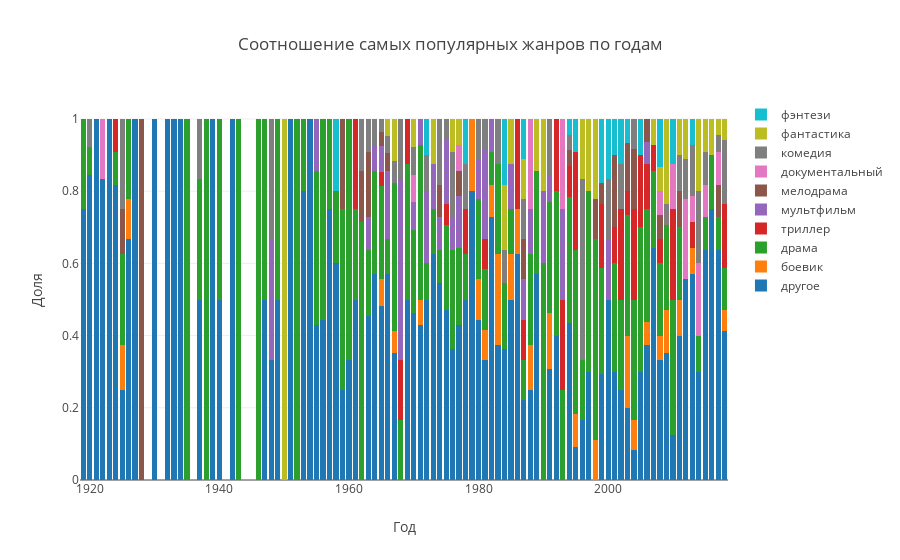

The notebook cell this image was saved under:
### Code cell
data = []
for genre in movie_data_df.genre_top.unique():
    trace = go.Bar(
        x = movie_data_df_pivot.index.values,
        y = movie_data_df_pivot[genre].values,
        name = genre
    )
    data.append(trace)

layout = go.Layout(
    barmode='stack',
    title = "Соотношение самых популярных жанров по годам",
    xaxis = dict(title = "Год"),
    yaxis = dict(title = "Доля")
)
fig = go.Figure(data=data, layout=layout)
iplot(fig)

### Figure 1 — Plotly figure (JSON) as saved in the notebook; plotly's stock layout.template omitted (floating-point values rounded to 4 significant figures)
{"data": [{"name": "другое", "type": "bar", "uid": "5c22f70e-8860-4d96-bce7-73d9c7626f4f", "x": ["1919", "1920", "1921", "1922", "1923", "1924", "1925", "1926", "1927", "1928", "1930", "1932", "1933", "1934", "1935", "1937", "1938", "1939", "1940", "1942", "1943", "1946", "1947", "1948", "1949", "1950", "1951", "1952", "1953", "1954", "1955", "1956", "1957", "1958", "1959", "1960", "1961", "1962", "1963", "1964", "1965", "1966", "1967", "1968", "1969", "1970", "1971", "1972", "1973", "1974", "1975", "1976", "1977", "1978", "1979", "1980", "1981", "1982", "1983", "1984", "1985", "1986", "1987", "1988", "1989", "1990", "1991", "1992", "1993", "1994", "1995", "1996", "1997", "1998", "1999", "2000", "2001", "2002", "2003", "2004", "2005", "2006", "2007", "2008", "2009", "2010", "2011", "2012", "2013", "2014", "2015", "2016", "2017", "2018"], "y": [0.75, 0.8462, 1, 0.8333, 1, 0.8182, 0.25, 0.6667, 1, null, 1, 1, 1, 1, null, 0.5, null, 1, 0.5, 1, null, null, 0.5, 0.3333, 0.5, null, 1, null, 0.8, 1, 0.4286, 0.4444, 0.75, 0.6, 0.25, 0.3333, 0.5, null, 0.4545, 0.5714, 0.4815, 0.5714, 0.3529, null, 0.5, 0.4615, 0.4286, 0.5, 0.625, 0.5455, 0.4706, 0.3636, 0.4286, 0.5, 0.8, 0.4444, 0.3333, 0.7273, 0.375, 0.3636, 0.5, 0.625, 0.2222, 0.25, 0.5714, null, 0.3077, 0.4, null, 0.4348, 0.09091, 0.1667, 0.3, null, 0.2941, 0.5, 0.3, 0.25, 0.2, 0.08333, 0.3, 0.375, 0.6429, 0.3333, 0.3529, 0.125, 0.4, 0.5556, 0.5714, 0.3, 0.6364, 0.75, 0.6364, 0.4118]}, {"name": "боевик", "type": "bar", "uid": "7ed25df0-9075-4829-b69b-cad532f3fa9e", "x": ["1919", "1920", "1921", "1922", "1923", "1924", "1925", "1926", "1927", "1928", "1930", "1932", "1933", "1934", "1935", "1937", "1938", "1939", "1940", "1942", "1943", "1946", "1947", "1948", "1949", "1950", "1951", "1952", "1953", "1954", "1955", "1956", "1957", "1958", "1959", "1960", "1961", "1962", "1963", "1964", "1965", "1966", "1967", "1968", "1969", "1970", "1971", "1972", "1973", "1974", "1975", "1976", "1977", "1978", "1979", "1980", "1981", "1982", "1983", "1984", "1985", "1986", "1987", "1988", "1989", "1990", "1991", "1992", "1993", "1994", "1995", "1996", "1997", "1998", "1999", "2000", "2001", "2002", "2003", "2004", "2005", "2006", "2007", "2008", "2009", "2010", "2011", "2012", "2013", "2014", "2015", "2016", "2017", "2018"], "y": [null, null, null, null, null, null, 0.125, 0.1111, null, null, null, null, null, null, null, null, null, null, null, null, null, null, null, null, null, null, null, null, null, null, null, null, null, null, null, null, null, null, null, null, 0.07407, null, 0.05882, null, null, null, 0.07143, null, null, null, null, null, null, null, 0.2, 0.1111, 0.08333, 0.09091, 0.25, null, 0.125, 0.125, null, 0.125, null, null, 0.1538, null, null, null, 0.09091, null, null, 0.1111, null, null, null, null, 0.2, 0.08333, null, 0.0625, null, 0.06667, 0.1176, null, 0.1, null, 0.07143, null, null, null, null, 0.05882]}, {"name": "драма", "type": "bar", "uid": "84ea459d-9730-4f2f-af93-8a27e2e7ce65", "x": ["1919", "1920", "1921", "1922", "1923", "1924", "1925", "1926", "1927", "1928", "1930", "1932", "1933", "1934", "1935", "1937", "1938", "1939", "1940", "1942", "1943", "1946", "1947", "1948", "1949", "1950", "1951", "1952", "1953", "1954", "1955", "1956", "1957", "1958", "1959", "1960", "1961", "1962", "1963", "1964", "1965", "1966", "1967", "1968", "1969", "1970", "1971", "1972", "1973", "1974", "1975", "1976", "1977", "1978", "1979", "1980", "1981", "1982", "1983", "1984", "1985", "1986", "1987", "1988", "1989", "1990", "1991", "1992", "1993", "1994", "1995", "1996", "1997", "1998", "1999", "2000", "2001", "2002", "2003", "2004", "2005", "2006", "2007", "2008", "2009", "2010", "2011", "2012", "2013", "2014", "2015", "2016", "2017", "2018"], "y": [0.25, 0.07692, null, null, null, 0.09091, 0.25, 0.2222, null, null, null, null, null, null, 1, 0.3333, 1, null, 0.5, null, 1, 1, 0.5, null, 0.5, null, null, 1, 0.2, null, 0.4286, 0.5556, 0.25, 0.2, 0.5, 0.6667, 0.25, 0.7143, 0.1818, 0.2857, 0.2593, 0.09524, 0.4118, 0.1667, 0.375, 0.2308, 0.4286, 0.1, 0.125, 0.09091, 0.2353, 0.2727, 0.2143, 0.125, null, 0.2222, 0.1667, 0.09091, 0.25, 0.1818, 0.125, null, 0.1111, 0.25, 0.2857, 0.6, 0.3077, 0.4, 0.25, 0.3478, 0.4545, 0.1667, 0.5, 0.5556, 0.2941, null, 0.3, 0.25, 0.3333, 0.3333, 0.4, 0.3125, 0.2143, 0.2, 0.2353, 0.375, 0.2, null, null, 0.1, 0.09091, 0.15, 0.09091, 0.1176]}, {"name": "триллер", "type": "bar", "uid": "0ca2f709-ad27-467d-8fd7-99a51836df8b", "x": ["1919", "1920", "1921", "1922", "1923", "1924", "1925", "1926", "1927", "1928", "1930", "1932", "1933", "1934", "1935", "1937", "1938", "1939", "1940", "1942", "1943", "1946", "1947", "1948", "1949", "1950", "1951", "1952", "1953", "1954", "1955", "1956", "1957", "1958", "1959", "1960", "1961", "1962", "1963", "1964", "1965", "1966", "1967", "1968", "1969", "1970", "1971", "1972", "1973", "1974", "1975", "1976", "1977", "1978", "1979", "1980", "1981", "1982", "1983", "1984", "1985", "1986", "1987", "1988", "1989", "1990", "1991", "1992", "1993", "1994", "1995", "1996", "1997", "1998", "1999", "2000", "2001", "2002", "2003", "2004", "2005", "2006", "2007", "2008", "2009", "2010", "2011", "2012", "2013", "2014", "2015", "2016", "2017", "2018"], "y": [null, null, null, null, null, 0.09091, null, null, null, null, null, null, null, null, null, null, null, null, null, null, null, null, null, null, null, null, null, null, null, null, null, null, null, null, null, null, 0.25, null, null, null, 0.03704, null, null, 0.1667, 0.125, null, null, null, null, null, 0.05882, null, null, 0.125, null, null, 0.08333, null, null, null, null, 0.25, 0.1111, null, null, null, null, 0.2, 0.25, 0.08696, 0.2727, null, null, null, 0.1765, null, 0.1, 0.25, 0.06667, 0.25, 0.2, 0.125, 0.07143, 0.06667, null, 0.25, null, null, 0.07143, null, null, null, null, 0.1765]}, {"name": "мультфильм", "type": "bar", "uid": "23118612-83df-4a17-873d-519fdff79cac", "x": ["1919", "1920", "1921", "1922", "1923", "1924", "1925", "1926", "1927", "1928", "1930", "1932", "1933", "1934", "1935", "1937", "1938", "1939", "1940", "1942", "1943", "1946", "1947", "1948", "1949", "1950", "1951", "1952", "1953", "1954", "1955", "1956", "1957", "1958", "1959", "1960", "1961", "1962", "1963", "1964", "1965", "1966", "1967", "1968", "1969", "1970", "1971", "1972", "1973", "1974", "1975", "1976", "1977", "1978", "1979", "1980", "1981", "1982", "1983", "1984", "1985", "1986", "1987", "1988", "1989", "1990", "1991", "1992", "1993", "1994", "1995", "1996", "1997", "1998", "1999", "2000", "2001", "2002", "2003", "2004", "2005", "2006", "2007", "2008", "2009", "2010", "2011", "2012", "2013", "2014", "2015", "2016", "2017", "2018"], "y": [null, null, null, null, null, null, null, null, null, null, null, null, null, null, null, null, null, null, null, null, null, null, null, 0.3333, null, null, null, null, null, null, 0.1429, null, null, null, null, null, null, null, 0.09091, 0.07143, 0.07407, 0.1905, null, 0.5, null, 0.07692, 0.07143, 0.2, 0.125, 0.09091, 0.1765, 0.09091, 0.1429, null, null, 0.1111, 0.25, 0.09091, null, null, 0.125, null, 0.1111, 0.125, null, 0.2, 0.07692, null, 0.25, null, null, null, null, null, null, 0.1667, null, null, null, null, null, 0.0625, null, null, null, null, null, null, null, null, null, null, null, null]}, {"name": "мелодрама", "type": "bar", "uid": "15ad4917-badd-44ef-81dd-3000dc00b990", "x": ["1919", "1920", "1921", "1922", "1923", "1924", "1925", "1926", "1927", "1928", "1930", "1932", "1933", "1934", "1935", "1937", "1938", "1939", "1940", "1942", "1943", "1946", "1947", "1948", "1949", "1950", "1951", "1952", "1953", "1954", "1955", "1956", "1957", "1958", "1959", "1960", "1961", "1962", "1963", "1964", "1965", "1966", "1967", "1968", "1969", "1970", "1971", "1972", "1973", "1974", "1975", "1976", "1977", "1978", "1979", "1980", "1981", "1982", "1983", "1984", "1985", "1986", "1987", "1988", "1989", "1990", "1991", "1992", "1993", "1994", "1995", "1996", "1997", "1998", "1999", "2000", "2001", "2002", "2003", "2004", "2005", "2006", "2007", "2008", "2009", "2010", "2011", "2012", "2013", "2014", "2015", "2016", "2017", "2018"], "y": [null, null, null, null, null, null, 0.125, null, null, 1, null, null, null, null, null, null, null, null, null, null, null, null, null, null, null, null, null, null, null, null, null, null, null, null, 0.25, null, null, 0.1429, 0.1818, null, 0.03704, 0.04762, null, null, null, null, null, null, null, 0.09091, null, null, 0.07143, null, null, null, null, null, null, null, null, null, 0.1111, null, null, null, null, null, null, 0.04348, null, null, null, 0.1111, 0.05882, null, 0.2, null, 0.1333, 0.1667, null, 0.0625, null, 0.06667, null, null, 0.1, null, null, null, null, null, 0.09091, null]}, {"name": "документальный", "type": "bar", "uid": "8ab81be9-f456-4a8d-9308-905edcaf04e4", "x": ["1919", "1920", "1921", "1922", "1923", "1924", "1925", "1926", "1927", "1928", "1930", "1932", "1933", "1934", "1935", "1937", "1938", "1939", "1940", "1942", "1943", "1946", "1947", "1948", "1949", "1950", "1951", "1952", "1953", "1954", "1955", "1956", "1957", "1958", "1959", "1960", "1961", "1962", "1963", "1964", "1965", "1966", "1967", "1968", "1969", "1970", "1971", "1972", "1973", "1974", "1975", "1976", "1977", "1978", "1979", "1980", "1981", "1982", "1983", "1984", "1985", "1986", "1987", "1988", "1989", "1990", "1991", "1992", "1993", "1994", "1995", "1996", "1997", "1998", "1999", "2000", "2001", "2002", "2003", "2004", "2005", "2006", "2007", "2008", "2009", "2010", "2011", "2012", "2013", "2014", "2015", "2016", "2017", "2018"], "y": [null, null, null, 0.1667, null, null, null, null, null, null, null, null, null, null, null, null, null, null, null, null, null, null, null, null, null, null, null, null, null, null, null, null, null, null, null, null, null, null, null, null, null, null, null, null, null, 0.07692, null, null, null, null, null, null, 0.07143, null, null, null, null, null, null, null, null, null, null, 0.25, null, null, null, null, 0.25, null, null, null, null, null, null, null, null, null, null, null, null, null, null, 0.06667, null, 0.125, null, 0.2222, 0.07143, 0.2, 0.09091, null, 0.09091, null]}, {"name": "комедия", "type": "bar", "uid": "8487f9b5-4efc-47bd-a44b-9d3f21f4a654", "x": ["1919", "1920", "1921", "1922", "1923", "1924", "1925", "1926", "1927", "1928", "1930", "1932", "1933", "1934", "1935", "1937", "1938", "1939", "1940", "1942", "1943", "1946", "1947", "1948", "1949", "1950", "1951", "1952", "1953", "1954", "1955", "1956", "1957", "1958", "1959", "1960", "1961", "1962", "1963", "1964", "1965", "1966", "1967", "1968", "1969", "1970", "1971", "1972", "1973", "1974", "1975", "1976", "1977", "1978", "1979", "1980", "1981", "1982", "1983", "1984", "1985", "1986", "1987", "1988", "1989", "1990", "1991", "1992", "1993", "1994", "1995", "1996", "1997", "1998", "1999", "2000", "2001", "2002", "2003", "2004", "2005", "2006", "2007", "2008", "2009", "2010", "2011", "2012", "2013", "2014", "2015", "2016", "2017", "2018"], "y": [null, 0.07692, null, null, null, null, 0.25, null, null, null, null, null, null, null, null, 0.1667, null, null, null, null, null, null, null, 0.3333, null, null, null, null, null, null, null, null, null, null, null, null, null, 0.1429, 0.09091, 0.07143, 0.03704, 0.04762, 0.05882, 0.1667, null, 0.07692, null, 0.1, null, 0.1818, 0.05882, 0.1818, null, 0.125, null, 0.1111, 0.08333, null, 0.125, 0.09091, null, null, 0.1111, null, null, null, 0.1538, null, null, 0.04348, null, 0.5, null, null, null, 0.1667, null, 0.125, null, 0.08333, null, null, null, null, 0.05882, null, 0.1, 0.1111, 0.1429, 0.2, 0.09091, null, 0.04545, 0.1765]}, {"name": "фантастика", "type": "bar", "uid": "6d1f4bae-30fe-4d56-92e4-5dec8491ff27", "x": ["1919", "1920", "1921", "1922", "1923", "1924", "1925", "1926", "1927", "1928", "1930", "1932", "1933", "1934", "1935", "1937", "1938", "1939", "1940", "1942", "1943", "1946", "1947", "1948", "1949", "1950", "1951", "1952", "1953", "1954", "1955", "1956", "1957", "1958", "1959", "1960", "1961", "1962", "1963", "1964", "1965", "1966", "1967", "1968", "1969", "1970", "1971", "1972", "1973", "1974", "1975", "1976", "1977", "1978", "1979", "1980", "1981", "1982", "1983", "1984", "1985", "1986", "1987", "1988", "1989", "1990", "1991", "1992", "1993", "1994", "1995", "1996", "1997", "1998", "1999", "2000", "2001", "2002", "2003", "2004", "2005", "2006", "2007", "2008", "2009", "2010", "2011", "2012", "2013", "2014", "2015", "2016", "2017", "2018"], "y": [null, null, null, null, null, null, null, null, null, null, null, null, null, null, null, null, null, null, null, null, null, null, null, null, null, 1, null, null, null, null, null, null, null, null, null, null, null, null, null, null, null, 0.04762, 0.1176, null, null, 0.07692, null, null, 0.125, null, null, 0.09091, 0.07143, null, null, null, null, null, null, 0.1818, 0.125, null, 0.1111, null, 0.1429, 0.2, null, null, null, null, null, 0.1667, 0.2, 0.2222, null, null, null, null, null, null, null, null, 0.07143, 0.06667, 0.2353, null, 0.1, 0.1111, null, 0.2, 0.09091, 0.1, 0.04545, 0.05882]}, {"name": "фэнтези", "type": "bar", "uid": "0a9de57f-625f-4ada-8180-4c9f639e868d", "x": ["1919", "1920", "1921", "1922", "1923", "1924", "1925", "1926", "1927", "1928", "1930", "1932", "1933", "1934", "1935", "1937", "1938", "1939", "1940", "1942", "1943", "1946", "1947", "1948", "1949", "1950", "1951", "1952", "1953", "1954", "1955", "1956", "1957", "1958", "1959", "1960", "1961", "1962", "1963", "1964", "1965", "1966", "1967", "1968", "1969", "1970", "1971", "1972", "1973", "1974", "1975", "1976", "1977", "1978", "1979", "1980", "1981", "1982", "1983", "1984", "1985", "1986", "1987", "1988", "1989", "1990", "1991", "1992", "1993", "1994", "1995", "1996", "1997", "1998", "1999", "2000", "2001", "2002", "2003", "2004", "2005", "2006", "2007", "2008", "2009", "2010", "2011", "2012", "2013", "2014", "2015", "2016", "2017", "2018"], "y": [null, null, null, null, null, null, null, null, null, null, null, null, null, null, null, null, null, null, null, null, null, null, null, null, null, null, null, null, null, null, null, null, null, 0.2, null, null, null, null, null, null, null, null, null, null, null, null, null, 0.1, null, null, null, null, null, 0.125, null, null, null, null, null, 0.1818, null, null, 0.1111, null, null, null, null, null, null, 0.04348, 0.09091, null, null, null, 0.1765, 0.1667, 0.1, 0.125, 0.06667, null, 0.1, null, null, 0.1333, null, 0.125, null, null, 0.07143, null, null, null, null, null]}], "layout": {"barmode": "stack", "title": "Соотношение самых популярных жанров по годам", "xaxis": {"title": "Год"}, "yaxis": {"title": "Доля"}}}
